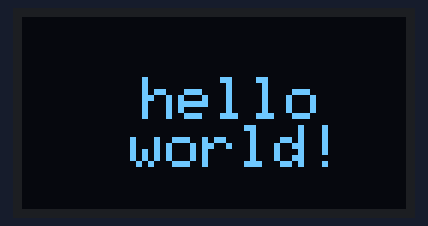
This program was run on a simulated ESP32. On the bench: 128×64 one-colour display.

Above: at 0.1 s.

The program:

main.cpp
```cpp
#include <Arduino.h>
#include <Wire.h>                  // I2C 通信库
#include <Adafruit_GFX.h>          // 图形库
#include <Adafruit_SSD1306.h>      // SSD1306 驱动库

// 定义 OLED 分辨率（0.96 寸常见为 128x64）
#define SCREEN_WIDTH 128
#define SCREEN_HEIGHT 64

// 定义 I2C 地址（默认 0x3C，若屏幕无显示可尝试 0x3D）
#define OLED_ADDR 0x3C

// 初始化 OLED 对象（参数：宽度、高度、I2C 接口、重置引脚（无则设 -1））
Adafruit_SSD1306 display(SCREEN_WIDTH, SCREEN_HEIGHT, &Wire, -1);

void setup() {
    // 初始化 I2C 引脚（SDA=GPIO18，SCL=GPIO19）
    Wire.begin(18, 19);  // 关键修改：指定 SDA=18，SCL=19

    // 初始化 OLED 屏幕
    if(!display.begin(SSD1306_SWITCHCAPVCC, OLED_ADDR)) {
        Serial.println(F("OLED 初始化失败！请检查接线或地址"));
        for(;;);  // 死循环，停止执行
    }

    display.clearDisplay();         // 清屏
    display.setTextColor(SSD1306_WHITE);  // 设置文字颜色（白色）
}

void loop() {
    display.clearDisplay();  // 清空缓冲区（避免残留内容）

    // 设置文字大小（2=12x16 像素，适合小屏幕）
    display.setTextSize(2);
    // 设置文字居中显示（计算 x 坐标：(屏幕宽度 - 文字宽度)/2）
    // "hello . world" 长度：12 字符（含空格和点），每个字符宽 12px（文字大小 2）
    int text_width = 12 * 12;  // 12px/字符 × 12字符
    int x = (SCREEN_WIDTH - text_width) / 2;  // 居中坐标

    display.setCursor(x, 20);  // 文字起始坐标（x, y）
    display.print("    hello     world!");  // 目标显示内容

    display.display();  // 刷新屏幕（将缓冲区内容写入 OLED）
    delay(1000);        // 延迟 1 秒（可根据需求调整）
}
    
```
